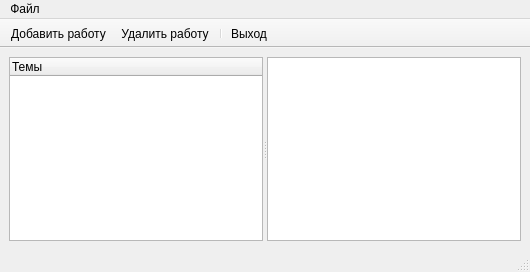
<?xml version="1.0" encoding="UTF-8"?>
<ui version="4.0">
 <class>MainWindow</class>
 <widget class="QMainWindow" name="MainWindow">
  <property name="geometry">
   <rect>
    <x>0</x>
    <y>0</y>
    <width>530</width>
    <height>272</height>
   </rect>
  </property>
  <property name="windowTitle">
   <string>Библиотека научных работ</string>
  </property>
  <widget class="QWidget" name="centralwidget">
   <layout class="QVBoxLayout" name="verticalLayout">
    <item>
     <widget class="QSplitter" name="splitter">
      <property name="orientation">
       <enum>Qt::Horizontal</enum>
      </property>
      <widget class="QTreeWidget" name="themes">
       <property name="indentation">
        <number>10</number>
       </property>
       <column>
        <property name="text">
         <string>Темы</string>
        </property>
       </column>
      </widget>
      <widget class="QTableView" name="docsView"/>
     </widget>
    </item>
   </layout>
  </widget>
  <widget class="QMenuBar" name="menubar">
   <property name="geometry">
    <rect>
     <x>0</x>
     <y>0</y>
     <width>530</width>
     <height>21</height>
    </rect>
   </property>
   <widget class="QMenu" name="menuFile">
    <property name="title">
     <string>Файл</string>
    </property>
    <addaction name="actionAdd"/>
    <addaction name="actionDelete"/>
    <addaction name="separator"/>
    <addaction name="actionQuit"/>
   </widget>
   <addaction name="menuFile"/>
  </widget>
  <widget class="QStatusBar" name="statusbar"/>
  <widget class="QToolBar" name="toolBar">
   <property name="windowTitle">
    <string>toolBar</string>
   </property>
   <property name="movable">
    <bool>false</bool>
   </property>
   <attribute name="toolBarArea">
    <enum>TopToolBarArea</enum>
   </attribute>
   <attribute name="toolBarBreak">
    <bool>false</bool>
   </attribute>
   <addaction name="actionAdd"/>
   <addaction name="actionDelete"/>
   <addaction name="separator"/>
   <addaction name="actionQuit"/>
  </widget>
  <action name="actionAdd">
   <property name="text">
    <string>Добавить работу</string>
   </property>
  </action>
  <action name="actionDelete">
   <property name="text">
    <string>Удалить работу</string>
   </property>
  </action>
  <action name="actionQuit">
   <property name="text">
    <string>Выход</string>
   </property>
  </action>
 </widget>
 <resources/>
 <connections/>
</ui>
